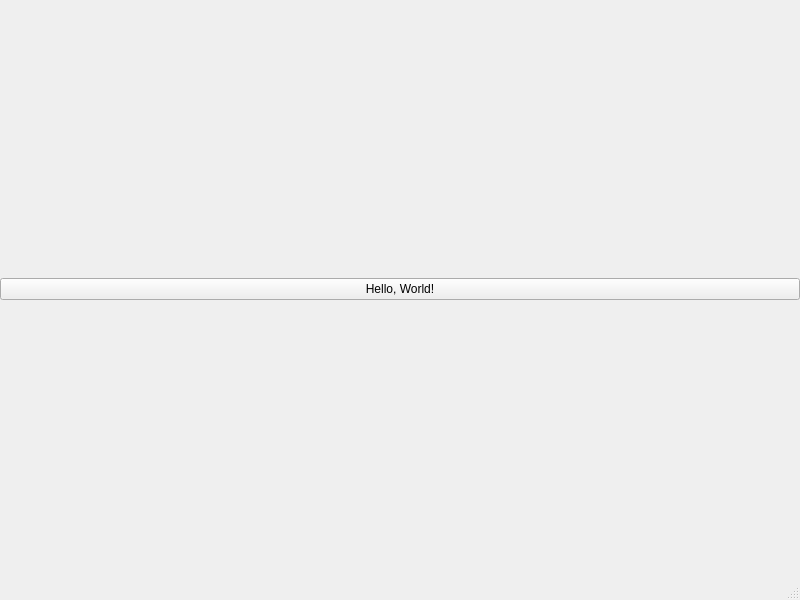
<?xml version="1.0" ?>
<ui version="4.0">
 <class>MainWindow</class>
 <widget class="QMainWindow" name="MainWindow">
  <property name="geometry">
   <rect>
    <x>0</x>
    <y>0</y>
    <width>800</width>
    <height>600</height>
   </rect>
  </property>
  <property name="windowTitle">
   <string notr="true">EZGL Example Application</string>
  </property>
  <widget class="QWidget" name="OuterGrid">
   <layout class="QGridLayout" name="OuterGridLayout">
    <property name="leftMargin">
     <number>0</number>
    </property>
    <property name="topMargin">
     <number>0</number>
    </property>
    <property name="rightMargin">
     <number>0</number>
    </property>
    <property name="bottomMargin">
     <number>0</number>
    </property>
    <property name="spacing">
     <number>0</number>
    </property>
    <item row="0" column="0" rowspan="1" colspan="1">
     <widget class="QWidget" name="MainCanvas">
      <property name="ezglWidgetClass" stdset="0">
       <string>DrawingAreaWidget</string>
      </property>
      <property name="sizePolicy">
       <sizepolicy hsizetype="Expanding" vsizetype="Expanding">
        <horstretch>0</horstretch>
        <verstretch>0</verstretch>
       </sizepolicy>
      </property>
     </widget>
    </item>
    <item row="0" column="0" rowspan="1" colspan="1">
     <widget class="QPushButton" name="MyButton">
      <property name="text">
       <string>Hello, World!</string>
      </property>
     </widget>
    </item>
   </layout>
  </widget>
  <widget class="QStatusBar" name="StatusBar"/>
 </widget>
 <resources/>
 <connections/>
</ui>
